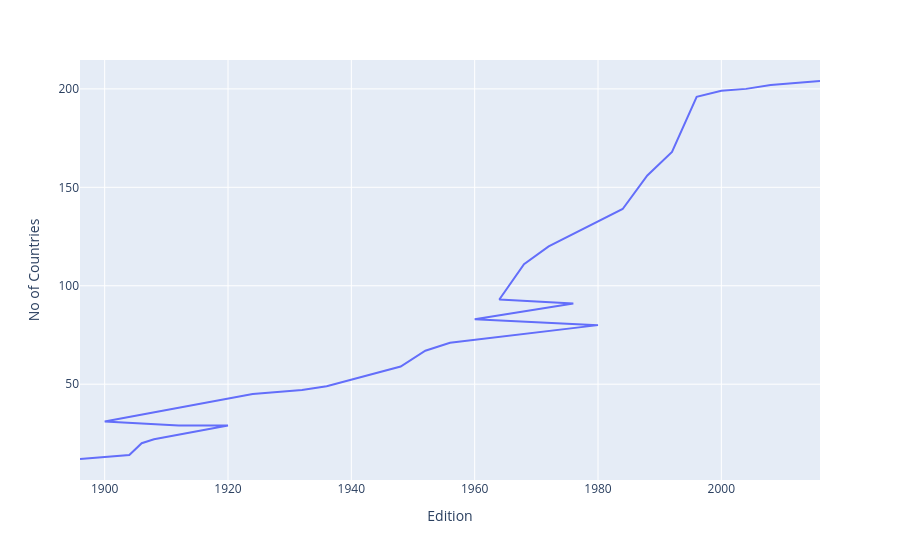

This figure's notebook cell:
### Code cell
fig = px.line(nations_over_time, x = "Edition", y = "No of Countries")
fig.show()

### Figure 1 — Plotly figure (JSON) as saved in the notebook; plotly's stock layout.template omitted (floating-point values rounded to 4 significant figures)
{"data": [{"hovertemplate": "Edition=%{x}<br>No of Countries=%{y}<extra></extra>", "legendgroup": "", "line": {"color": "#636efa", "dash": "solid"}, "marker": {"symbol": "circle"}, "mode": "lines", "name": "", "orientation": "v", "showlegend": false, "type": "scatter", "x": [1896, 1904, 1906, 1908, 1920, 1912, 1900, 1924, 1928, 1932, 1936, 1948, 1952, 1956, 1980, 1960, 1976, 1964, 1968, 1972, 1984, 1988, 1992, 1996, 2000, 2004, 2008, 2012, 2016], "xaxis": "x", "y": [12, 14, 20, 22, 29, 29, 31, 45, 46, 47, 49, 59, 67, 71, 80, 83, 91, 93, 111, 120, 139, 156, 168, 196, 199, 200, 202, 203, 204], "yaxis": "y"}], "layout": {"legend": {"tracegroupgap": 0}, "margin": {"t": 60}, "xaxis": {"anchor": "y", "domain": [0, 1], "title": {"text": "Edition"}}, "yaxis": {"anchor": "x", "domain": [0, 1], "title": {"text": "No of Countries"}}}}
